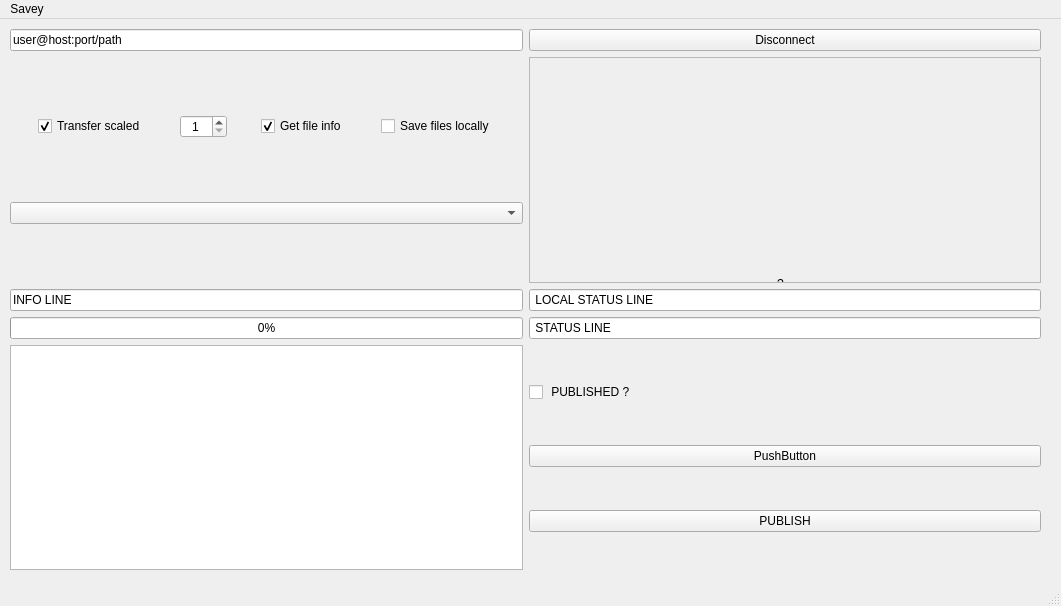
<?xml version="1.0" encoding="UTF-8"?>
<ui version="4.0">
 <class>MainWindow</class>
 <widget class="QMainWindow" name="MainWindow">
  <property name="geometry">
   <rect>
    <x>0</x>
    <y>0</y>
    <width>1061</width>
    <height>606</height>
   </rect>
  </property>
  <property name="windowTitle">
   <string>MainWindow</string>
  </property>
  <widget class="QWidget" name="centralwidget">
   <widget class="QWidget" name="gridLayoutWidget_2">
    <property name="geometry">
     <rect>
      <x>10</x>
      <y>10</y>
      <width>1031</width>
      <height>541</height>
     </rect>
    </property>
    <layout class="QGridLayout" name="ALLgridLayout">
     <item row="0" column="1">
      <layout class="QGridLayout" name="LEDgridLayout_"/>
     </item>
     <item row="2" column="3">
      <widget class="QScrollArea" name="PIC_scrollArea">
       <property name="widgetResizable">
        <bool>true</bool>
       </property>
       <property name="alignment">
        <set>Qt::AlignHCenter|Qt::AlignTop</set>
       </property>
       <widget class="QWidget" name="scrollAreaWidgetContents">
        <property name="geometry">
         <rect>
          <x>0</x>
          <y>0</y>
          <width>505</width>
          <height>221</height>
         </rect>
        </property>
        <property name="sizePolicy">
         <sizepolicy hsizetype="Preferred" vsizetype="Preferred">
          <horstretch>0</horstretch>
          <verstretch>0</verstretch>
         </sizepolicy>
        </property>
        <widget class="QLabel" name="PIClabel">
         <property name="geometry">
          <rect>
           <x>10</x>
           <y>20</y>
           <width>481</width>
           <height>411</height>
          </rect>
         </property>
         <property name="text">
          <string>?</string>
         </property>
         <property name="scaledContents">
          <bool>true</bool>
         </property>
         <property name="alignment">
          <set>Qt::AlignCenter</set>
         </property>
        </widget>
       </widget>
      </widget>
     </item>
     <item row="4" column="2">
      <widget class="QProgressBar" name="TRANSprogressBar">
       <property name="value">
        <number>0</number>
       </property>
      </widget>
     </item>
     <item row="4" column="3">
      <widget class="QLineEdit" name="STATUS_lineEdit">
       <property name="text">
        <string> STATUS LINE</string>
       </property>
      </widget>
     </item>
     <item row="3" column="2">
      <widget class="QLineEdit" name="INFO_lineEdit">
       <property name="text">
        <string>INFO LINE</string>
       </property>
      </widget>
     </item>
     <item row="0" column="2">
      <widget class="QLineEdit" name="QLE_SSH_args">
       <property name="text">
        <string>user@host:port/path</string>
       </property>
      </widget>
     </item>
     <item row="3" column="3">
      <widget class="QLineEdit" name="LOCALSTATUS_lineEdit">
       <property name="text">
        <string> LOCAL STATUS LINE</string>
       </property>
      </widget>
     </item>
     <item row="0" column="3">
      <widget class="QPushButton" name="aButton">
       <property name="text">
        <string>Disconnect</string>
       </property>
      </widget>
     </item>
     <item row="2" column="2">
      <layout class="QVBoxLayout" name="TREEverticalLayout">
       <item>
        <layout class="QHBoxLayout" name="horizontalLayout">
         <item>
          <widget class="QCheckBox" name="TRANSSCALEDcheckBox">
           <property name="sizePolicy">
            <sizepolicy hsizetype="Fixed" vsizetype="Fixed">
             <horstretch>0</horstretch>
             <verstretch>0</verstretch>
            </sizepolicy>
           </property>
           <property name="text">
            <string>Transfer scaled</string>
           </property>
           <property name="iconSize">
            <size>
             <width>20</width>
             <height>20</height>
            </size>
           </property>
           <property name="checked">
            <bool>true</bool>
           </property>
          </widget>
         </item>
         <item>
          <widget class="QSpinBox" name="TRANSSCALEDspinBox">
           <property name="sizePolicy">
            <sizepolicy hsizetype="Fixed" vsizetype="Fixed">
             <horstretch>0</horstretch>
             <verstretch>0</verstretch>
            </sizepolicy>
           </property>
           <property name="alignment">
            <set>Qt::AlignCenter</set>
           </property>
           <property name="minimum">
            <number>1</number>
           </property>
           <property name="maximum">
            <number>100</number>
           </property>
           <property name="value">
            <number>1</number>
           </property>
          </widget>
         </item>
         <item>
          <widget class="QCheckBox" name="checkBox_3">
           <property name="sizePolicy">
            <sizepolicy hsizetype="Fixed" vsizetype="Fixed">
             <horstretch>0</horstretch>
             <verstretch>0</verstretch>
            </sizepolicy>
           </property>
           <property name="text">
            <string>Get file info</string>
           </property>
           <property name="checked">
            <bool>true</bool>
           </property>
          </widget>
         </item>
         <item>
          <widget class="QCheckBox" name="checkBox_2">
           <property name="sizePolicy">
            <sizepolicy hsizetype="Fixed" vsizetype="Fixed">
             <horstretch>0</horstretch>
             <verstretch>0</verstretch>
            </sizepolicy>
           </property>
           <property name="text">
            <string>Save files locally</string>
           </property>
          </widget>
         </item>
        </layout>
       </item>
       <item>
        <widget class="QComboBox" name="DIRcomboBox"/>
       </item>
      </layout>
     </item>
     <item row="5" column="3">
      <layout class="QVBoxLayout" name="verticalLayout">
       <item>
        <widget class="QCheckBox" name="checkBox">
         <property name="text">
          <string> PUBLISHED ?</string>
         </property>
         <property name="checkable">
          <bool>false</bool>
         </property>
        </widget>
       </item>
       <item>
        <widget class="QPushButton" name="pushButton_2">
         <property name="text">
          <string>PushButton</string>
         </property>
        </widget>
       </item>
       <item>
        <widget class="QPushButton" name="pushButton">
         <property name="text">
          <string>PUBLISH</string>
         </property>
        </widget>
       </item>
      </layout>
     </item>
     <item row="5" column="2">
      <widget class="QListView" name="EXIF_list_view"/>
     </item>
    </layout>
   </widget>
  </widget>
  <widget class="QMenuBar" name="menubar">
   <property name="geometry">
    <rect>
     <x>0</x>
     <y>0</y>
     <width>1061</width>
     <height>20</height>
    </rect>
   </property>
   <widget class="QMenu" name="menuSavey">
    <property name="title">
     <string>Savey</string>
    </property>
   </widget>
   <addaction name="menuSavey"/>
  </widget>
  <widget class="QStatusBar" name="statusbar"/>
 </widget>
 <resources/>
 <connections/>
</ui>
